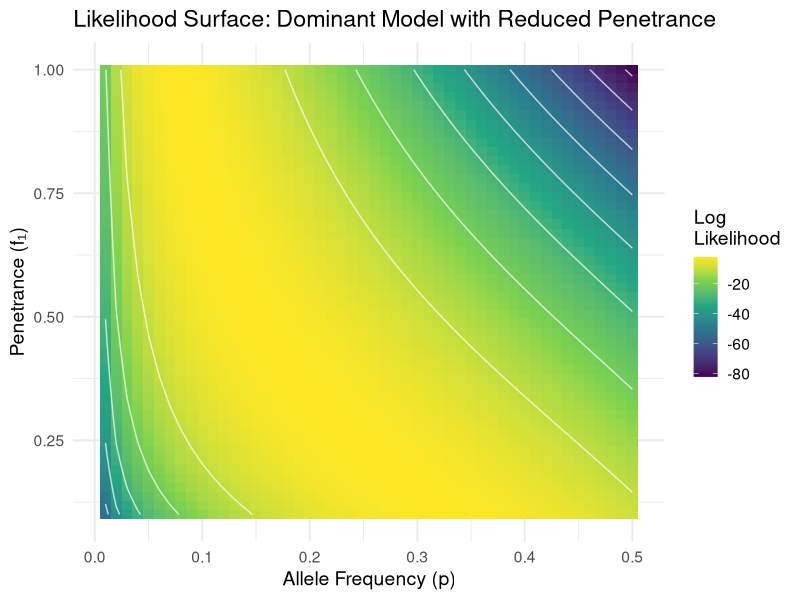
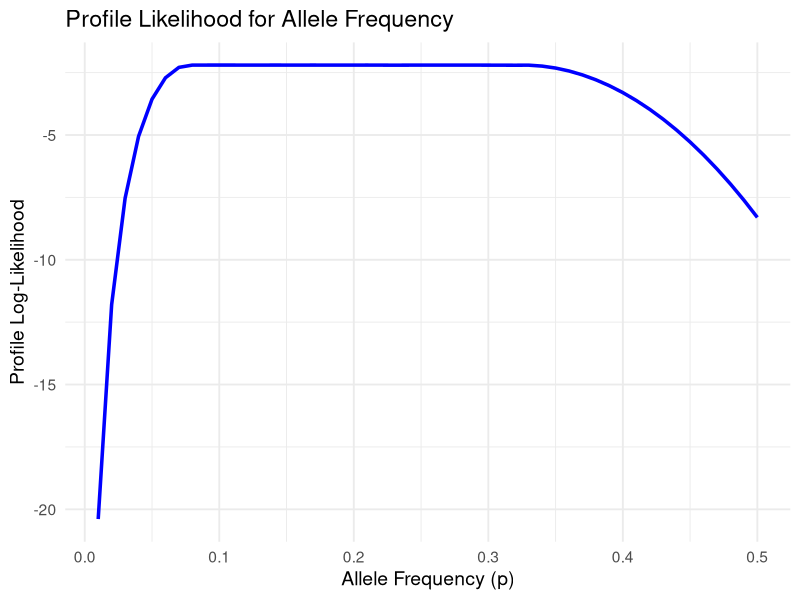

These charts were generated, in order, by the following R code:
## ---- chunk 1
library(tidyverse)
library(ggplot2)
library(viridis)
library(htmltools)
## ---- chunk 2
# Generate likelihood surface for penetrance model
p_vals <- seq(0.01, 0.5, length.out = 50)
f1_vals <- seq(0.1, 1.0, length.out = 50)

# Example data: 100 individuals, 15 affected, assuming f0=0, f2=1
n <- 100
k <- 15

likelihood_surface <- expand.grid(p = p_vals, f1 = f1_vals) %>%
  mutate(
    K = p^2 * 1 + 2 * p * (1-p) * f1 + (1-p)^2 * 0,
    log_likelihood = dbinom(k, n, K, log = TRUE)
  )

ggplot(likelihood_surface, aes(x = p, y = f1, fill = log_likelihood)) +
  geom_tile() +
  geom_contour(aes(z = log_likelihood), color = "white", alpha = 0.7) +
  scale_fill_viridis_c(name = "Log\nLikelihood") +
  labs(
    x = "Allele Frequency (p)",
    y = "Penetrance (f₁)",
    title = "Likelihood Surface: Dominant Model with Reduced Penetrance"
  ) +
  theme_minimal(base_size = 14)
## ---- chunk 3
# Calculate profile likelihood for p
profile_p <- likelihood_surface %>%
  group_by(p) %>%
  summarise(
    max_log_likelihood = max(log_likelihood),
    best_f1 = f1[which.max(log_likelihood)]
  )

ggplot(profile_p, aes(x = p, y = max_log_likelihood)) +
  geom_line(linewidth = 1.2, color = "blue") +
  labs(
    x = "Allele Frequency (p)",
    y = "Profile Log-Likelihood",
    title = "Profile Likelihood for Allele Frequency"
  ) +
  theme_minimal(base_size = 14)
